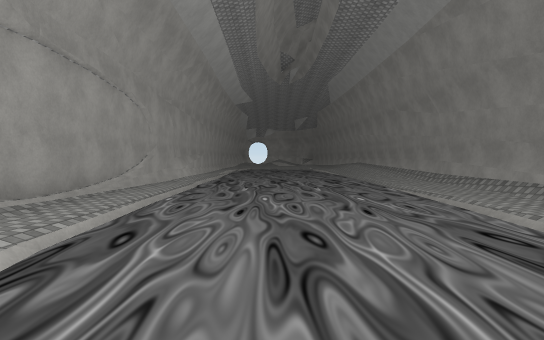
view 1 (above)

13 first-person views from a walk through a Unity game level. The camera is 1.5 m above the floor, tilts 2° down and sees 80° across. Doors are open. The floor is counted in squares, 2 m on a side. Each view is taken from the middle of a square. On the plan, view 1 faces up. The plan holds only what a view shows up to about 11 squares ahead; the rest is blank. The place goes on beyond the plan. Some animated figures are not drawn. Some surface patterns are stand-ins.

view 2
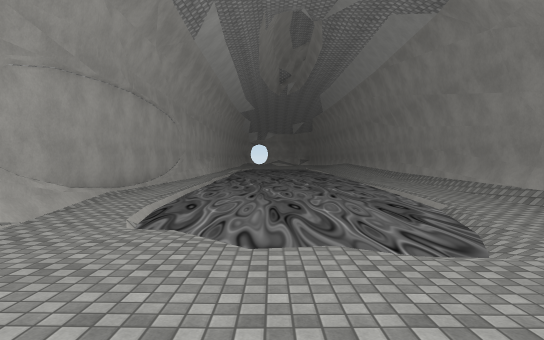

view 3
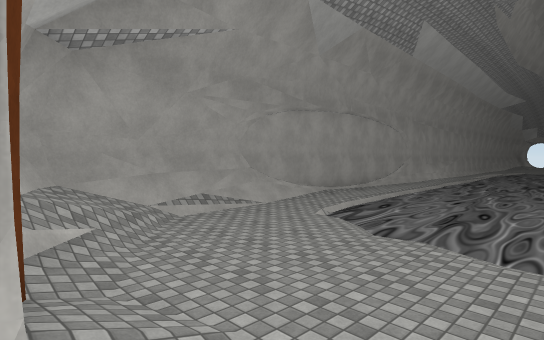

view 4
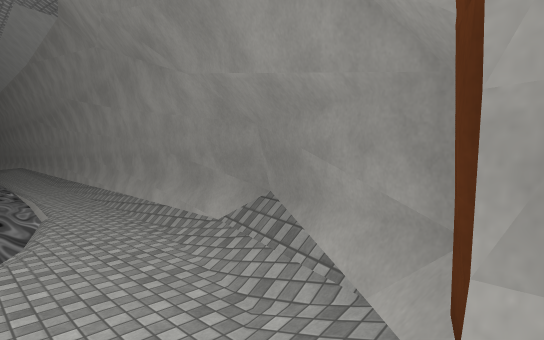

view 5
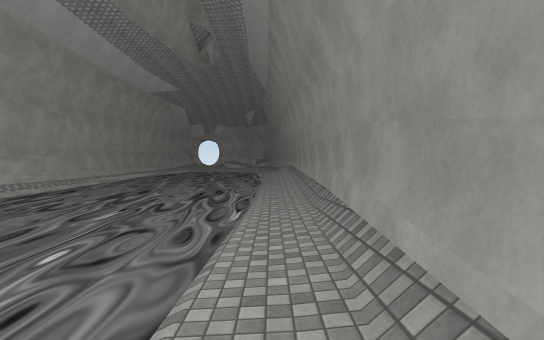

view 6
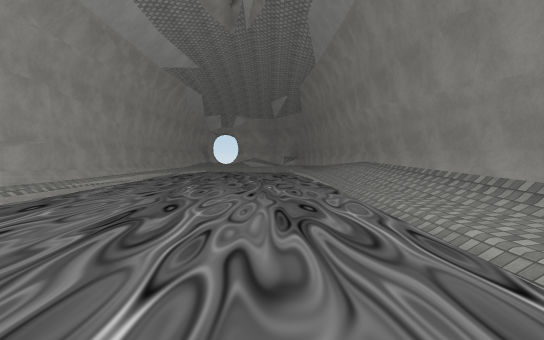

view 7
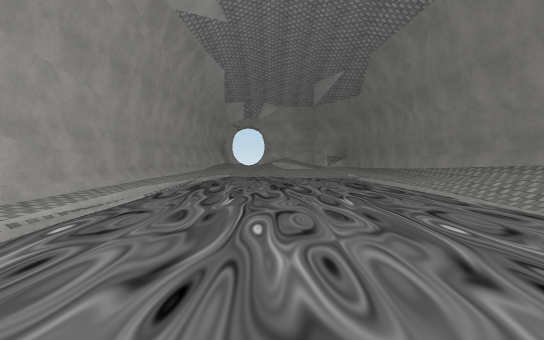

view 8
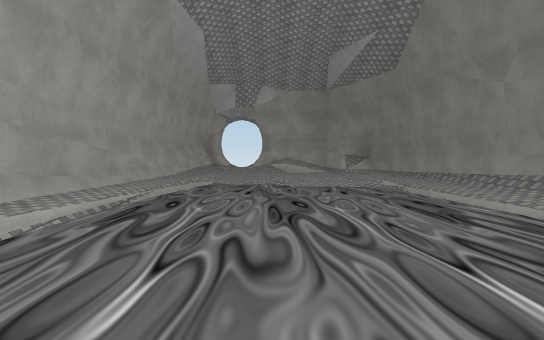

view 9
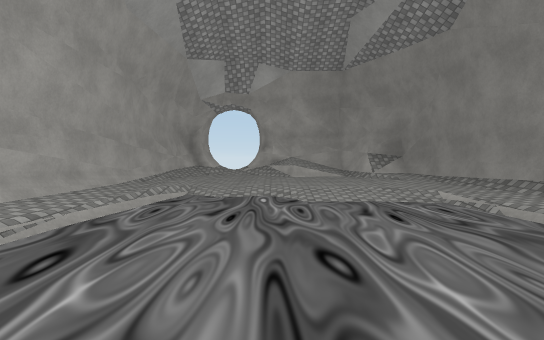

view 10
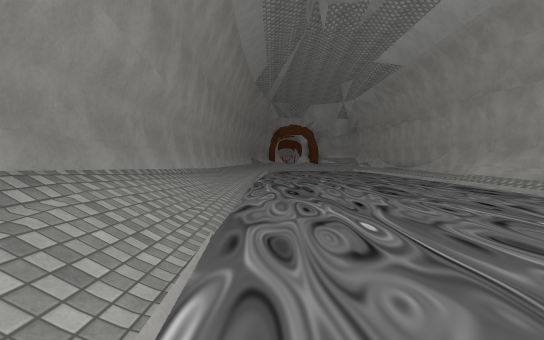

view 11
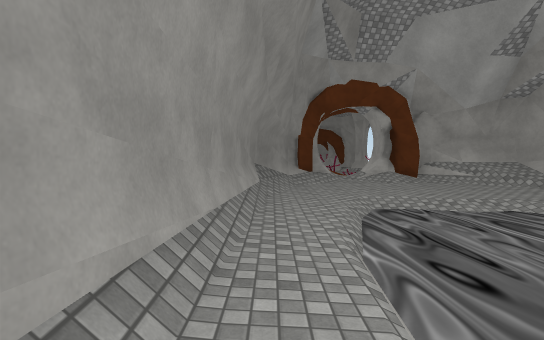

view 12
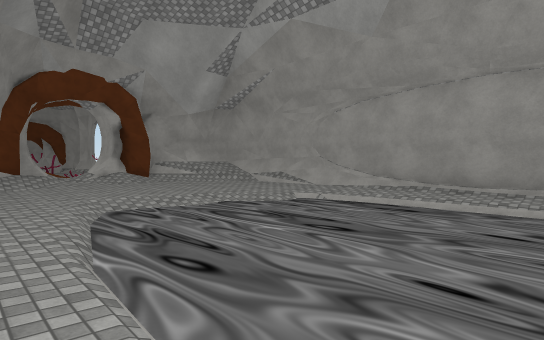

view 13
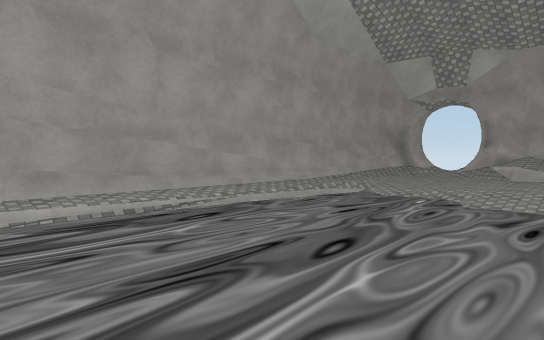

### Floor plan
Key: @ floor where view 1 was taken; # wall or solid block; . main floor; : floor 0.25 m higher than the main floor; + floor 0.5 m higher than the main floor; / step, stairs or slope; D open door; = window, fence, low wall or low ledge.
Columns run from 4 left of view 1 to 5 right of it. Each row starts with its distance up from view 1.
 32     #
 31  #DD###
 30  #/+/=##
 29  #+:+++##
 28  #+::::/#
 27  #///:://#
 26  #/..////#
 25 ##.....//#
 24 #/.....//#
 23 #/.....//#
 22 #/....../#
 21 #/....../#
 20 #/....../#
 19 #/....../#
 18 #/....../#
 17 #/....../#
 16 ##....../#
 15  #....../#
 14  #....../#
 13  #....../#
 12  #....../#
 11  #......:#
 10 ##......:#
  9 #/......:#
  8 #/......:#
  7 #/......:#
  6 #/......:#
  5 #/......:#
  4 #/......:#
  3 #//..../:#
  2 ##/....//#
  1  #//...//#
  0  #::@////#
 -1  #+:::::/#
 -2  #/+++++##
 -3  #////+/#
 -4  #####/##
 -5      #=#

Where each view was taken, in squares from view 1:
view 1: 0 up, 0 right, facing up
view 2: 3 down, 0 right, facing up
view 3: 4 down, 2 right, facing up-left
view 4: 4 down, 2 right, facing up-right
view 5: 4 up, 4 right, facing up
view 6: 8 up, 2 right, facing up
view 7: 13 up, 0 right, facing up
view 8: 17 up, 0 right, facing up
view 9: 20 up, 0 right, facing up
view 10: 20 up, 3 right, facing down
view 11: 6 up, 4 right, facing down
view 12: 6 up, 4 right, facing down-left
view 13: 20 up, 2 right, facing up-left
